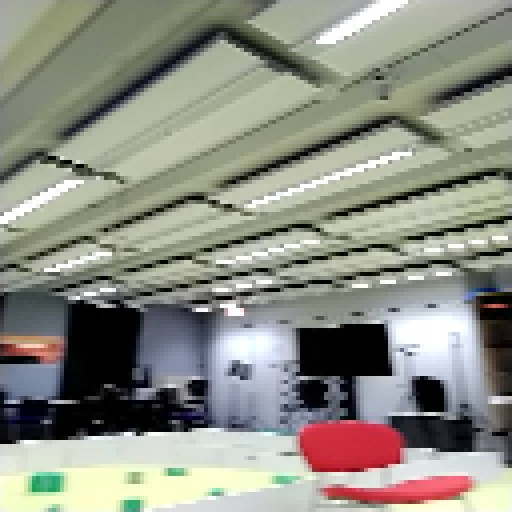
#> input picture src/image.jpg, 512 x 512 px
$ python -i Camera.py   (imports and definitions only)
#> lines starting #> are read from the running program, lines starting #| are printed output that depends on the picture; after the words box and inside, x2 and y2 are one past the last pixel; in counts of white or black regions, pixels touching at a corner belong together
#> further down, picture is the input picture: shape (512, 512, 3); mean B, G, R 132, 142.5, 142.1
from errno import ENETDOWN
import cv2
import imutils
import numpy as np


class Camera():
    def __init__(self, image_size=(512,512), debug=False, screen_segments=3, add_bottom_segment=False, physical=False):
        self.physical = physical
        if not physical:
            self.greenLower = (29, 86, 6)
            self.greenUpper = (64, 255, 255)
            self.redLower = (0, 86, 6)
            self.redUpper = (20, 255, 255)
        if physical:
            self.greenLower = (35, 86, 20)
            self.greenUpper = (88, 255, 255)
            self.redLower = (0, 86, 6) # TODO Tune
            self.redUpper = (20, 255, 255) # TODO Tune

        self.debug = False
        self.image_size = image_size
        self.screen_segments = screen_segments
        self.add_bottom_segment = add_bottom_segment


    def getBlobs(self, image, mode="green"):
        """ Gets the ratio of blob to no blob and also a list which contains all blobs (location and size)"""
#> called with mode = 'green'

        image = self.resizeImage(image)
        # Pre-process image
        blurred = cv2.GaussianBlur(image, (3, 3), 0)
        hsv = cv2.cvtColor(blurred, cv2.COLOR_BGR2HSV)
#> hsv: shape (512, 512, 3); mean H, S, V 58.3, 44, 149.5

        # Detect green blobs
        if mode == "green":
            mask = cv2.inRange(hsv, self.greenLower, self.greenUpper)
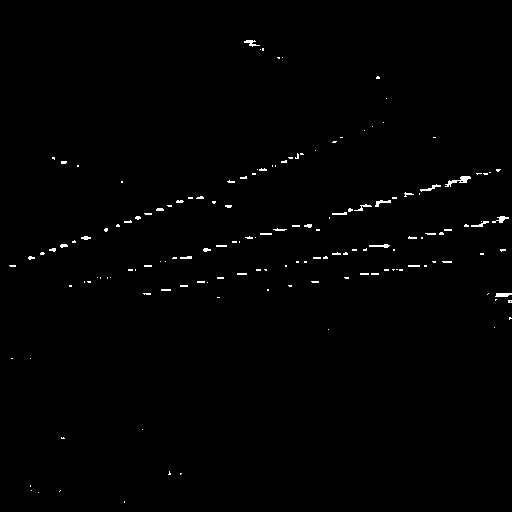
#> mask: shape (512, 512); 0.72% white in thin lines or dots, all inside (x1, y1, x2, y2) = (9, 40, 512, 503)
        if mode == "red":
            mask = cv2.inRange(hsv, self.redLower, self.redUpper)

        self.showImage(mask)
        mask = cv2.erode(mask, None, iterations=1)
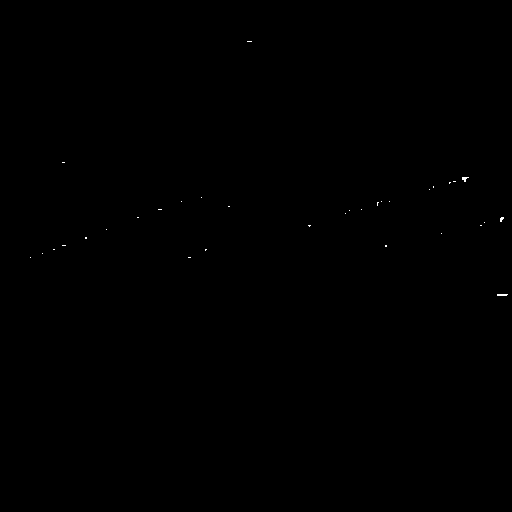
#> mask: shape (512, 512); 0.05% white in thin lines or dots, all inside (x1, y1, x2, y2) = (30, 41, 508, 296)
        self.showImage(mask)
        mask = cv2.dilate(mask, None, iterations=1)
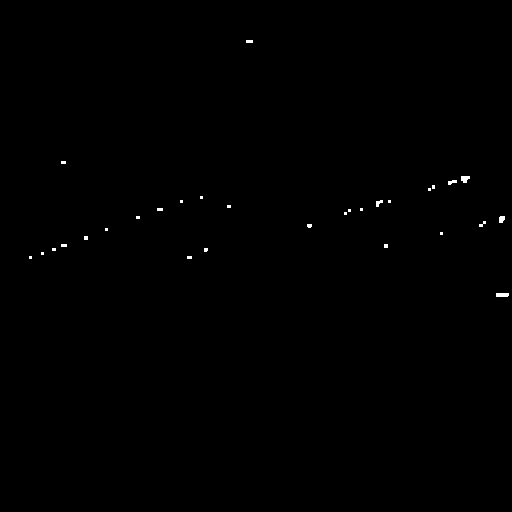
#> mask: shape (512, 512); 0.2% white; 30 white regions (23 under 20 px)
        self.showImage(mask)

        mask_ratio = np.mean(mask)/255
#> mask_ratio = 0.00196

        self.showImage(image, always_show=True)
        import time
        # Find contours of blobs
        cnts = cv2.findContours(mask.copy(), cv2.RETR_EXTERNAL, cv2.CHAIN_APPROX_SIMPLE)
#> cnts = 30 contours, 27 with area under 20; largest, box (x1, y1, x2, y2) and area: (496, 293, 509, 297) 36, (461, 176, 470, 183) 34, (499, 216, 505, 223) 26
        cnts = imutils.grab_contours(cnts)

        blobs =[]
        for cnt in cnts:
            x,y,w,h = cv2.boundingRect(cnt)
            if w > 1:
                x_center, y_center = (x+(w/2)), (y+(h/2))
                area = w*h
                blobs.append([x_center, y_center, area])
                cv2.rectangle(image, (x,y), (x+w,y+h), (0, 0, 255), 1)
#> this loop made 30 passes
#> (cnt, x, y, w, h, x_center, y_center, area) on pass 30: ([[246, 40], [246, 42], [252, 42], [252, 40]], 246, 40, 7, 3, 249.5, 41.5, 21)
#> (x, y, w, h, x_center, y_center, area) on passes 1, 12, 13, 14, 22, 27: (496, 293, 13, 4, 502.5, 295, 52), (307, 224, 5, 4, 309.5, 226, 20), (479, 221, 7, 6, 482.5, 224, 42), (499, 216, 6, 7, 502, 219.5, 42), (376, 200, 7, 7, 379.5, 203.5, 49), (448, 180, 9, 5, 452.5, 182.5, 45)
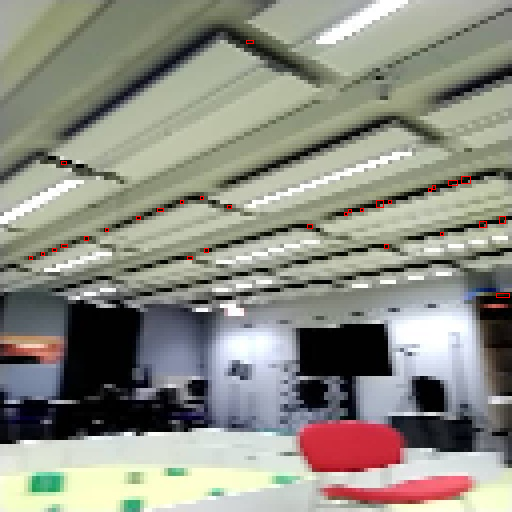
#> image: shape (512, 512, 3); 0.2% of pixels changed, all inside (x1, y1, x2, y2) = (29, 40, 510, 298)
#> after the loop, blobs = 30 items, first 6: [502.5, 295, 52], [189.5, 257.5, 15], [30.5, 257.5, 9], [42.5, 253.5, 9], [206, 250, 16], [54, 249.5, 12]

        if self.debug:
            if len(cnts) > 0:
                cnt = max(cnts, key=cv2.contourArea)
                x,y,w,h = cv2.boundingRect(cnt)
                if w > 5:
                    cv2.rectangle(image, (x,y), (x+w,y+h), (0, 255, 0), 1)
            self.showImage(blurred)
            self.showImage(image)
        else:
            self.showImage(image)

        return mask_ratio, blobs

    def getCameraArea(self, blobs):
        """ Returns the cameraArea (1,2,3) or 0 if no blobs"""
        if not blobs:
            return 0
        area_size = 512/self.screen_segments
        camera_areas = [[i*area_size,(i+1)*area_size] for i in range(self.screen_segments)]
        x, y, _ = max(blobs, key=lambda blob: blob[2])

        if self.add_bottom_segment:
            if y > (512/3) * 2:
                return self.screen_segments + 1

        for i, (lower, upper) in enumerate(camera_areas):
            if x >= lower and x < upper:
                return i+1
        print("error")
        print(f"pixel = {x}")
        exit()

    def hasSecuredFood(self, image):
        """ Returns the cameraArea (1,2,3) or 0 if no blobs"""
        pixels = self.image_size[0]
        gripPartImage = image[int(-(1/7)*pixels):,int((1/3)*pixels):int((2/3)*pixels)]
        self.showImage(gripPartImage, always_show=True)
        import time
        _, blobs = self.getBlobs(gripPartImage, mode="red")
        return bool(blobs)


    def showImage(self, image, always_show=False):
        if self.debug:
            import os
            i = 1
            while True:
                if os.path.isfile(f"images/image{i}.jpg"):
                    i += 1
                else:
                    break
            cv2.imwrite(f'images/image{i}.jpg',cv2.resize(image,None,fx=2, fy=2, interpolation = cv2.INTER_NEAREST))

        if always_show:
            cv2.imshow("image", cv2.resize(image,None,fx=2, fy=2, interpolation = cv2.INTER_NEAREST))
            cv2.waitKey(1)


    def resizeImage(self, image):
        """ Resizes images to proper size """
        return cv2.resize(image, self.image_size, interpolation= cv2.INTER_LINEAR)

>>> import cv2
>>> picture = cv2.imread('../image.jpg')
>>> result = Camera().getBlobs(picture)
